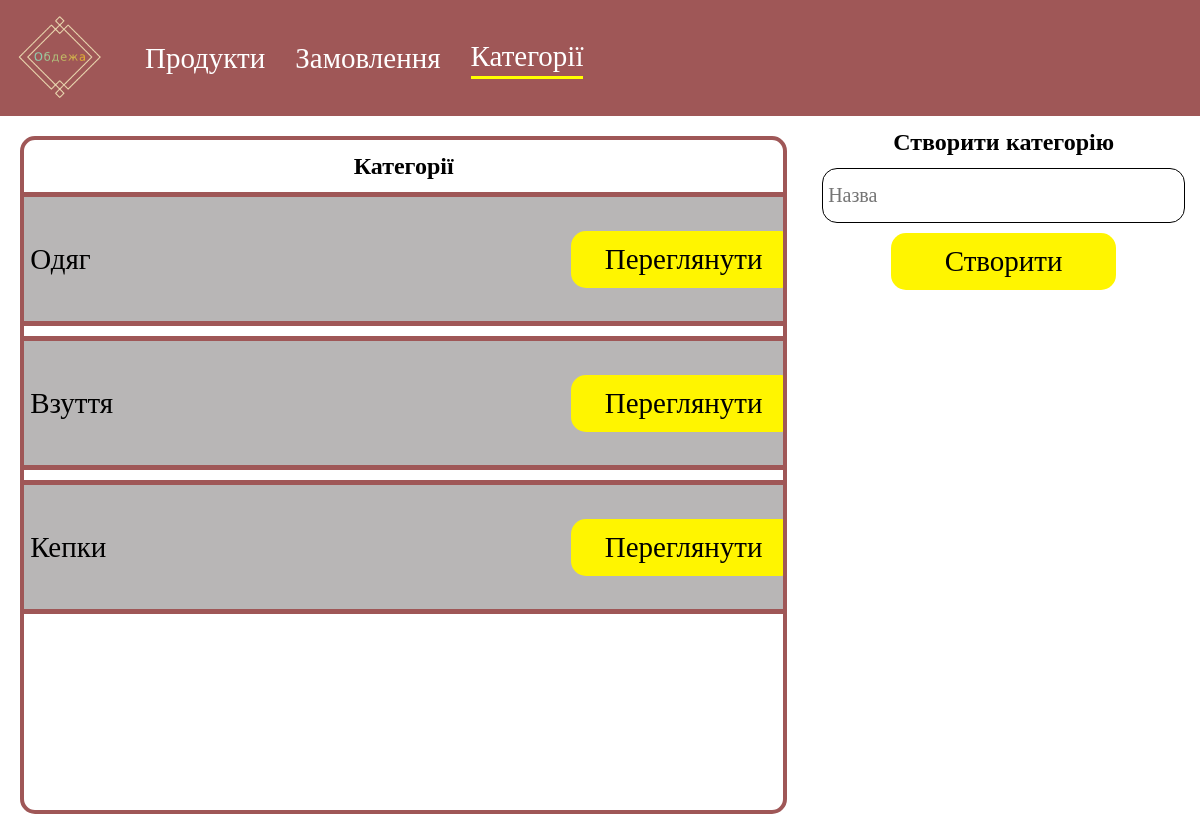
The page /category/ on the database its author committed.
### products/models.py (models this page shows)
class ProductType(models.Model):
    name = models.CharField(max_length=255)

### adminpanel/views.py (the view)
# urls.py: path('category/', category),
def category(request):
    if request.method == 'POST':
        title=request.POST.get('title')
        if title:
            ProductType.objects.create(name=title)
    context={
        'product_types': ProductType.objects.all()
    }
    context['current_page']=3
    return render(request, 'adminpanel/category.html', context)

### adminpanel/templates/adminpanel/category.html (shortened to what this page needs)
{% extends "adminpanel/base.html" %}
{% load static %}
{% block link %}
<link rel="stylesheet" href="{% static 'adminpanel/css/products.css' %}">
{% endblock %}
{% block content %}
<main>
    <div class="pogo">
        <h2>Категорії</h2>
        {% for product_type in product_types %}
        <div class="gogo">
            <p>{{product_type.name}}</p>
            <button>Переглянути</button>
        </div>
        {% endfor %}
    </div>
    <form method="POST" action="">
        <h2>Створити категорію</h2>
        <input type="text" placeholder="Назва" name="title">
        <button>Створити</button>
    </form>
</main>
{% endblock %}

### adminpanel/static/adminpanel/css/base.css (style rules this page uses)
* { margin: 0; padding: 0; font-family: "Nunito Sans"; }
body { overflow-x: hidden; }

### adminpanel/static/adminpanel/css/products.css (style rules this page uses)
* { padding: 0; margin: 0; font-family: "Nunito Sans"; }
main { display: flex; }
.pogo { display: flex; flex-direction: column; align-items: center; padding: 10px; gap: 10px; border-radius: 15px; border: 4px solid #9F5757; width: 827px; height: 650px; margin: 20px; overflow-y: scroll; }
.gogo { display: flex; flex-direction: row; align-items: center; padding: 10px; gap: 298px; width: 807px; height: 104px; background: #B8B6B6; border: 5px solid #9F5757; border-radius: 15px; }
p { width: 243px; height: 48px; font-size: 29px; align-items: center; display: flex; text-align: center; padding-left: 30px; }
button { width: 225px; height: 57px; font-size: 29px; display: flex; justify-content: center; align-items: center; text-align: center; border-radius: 15px; background: #FFF500; border: none; }
form { display: flex; flex-direction: column; align-items: center; padding: 10px; gap: 10px; width: 417px; height: 577px; }
input { width: 363px; height: 55px; background: #FFFFFF; border: 1px solid #000000; border-radius: 15px; padding-left: 5px; font-size: 20px; }

### rows shown on the page
ProductType: name "Одяг"
ProductType: name "Взуття"
ProductType: name "Кепки"
